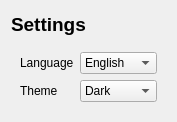
<?xml version="1.0" encoding="UTF-8"?>
<ui version="4.0">
 <class>SettingsPage</class>
 <widget class="QWidget" name="SettingsPage">
  <property name="geometry">
   <rect>
    <x>0</x>
    <y>0</y>
    <width>165</width>
    <height>122</height>
   </rect>
  </property>
  <layout class="QVBoxLayout" name="root">
   <item>
    <widget class="QLabel" name="title">
     <property name="styleSheet">
      <string>font-weight:700; font-size: 14pt;</string>
     </property>
     <property name="text">
      <string>Settings</string>
     </property>
    </widget>
   </item>
   <item>
    <widget class="QFrame" name="Card">
     <layout class="QFormLayout" name="form">
      <item row="0" column="0">
       <widget class="QLabel" name="lblLang">
        <property name="text">
         <string>Language</string>
        </property>
       </widget>
      </item>
      <item row="0" column="1">
       <widget class="QComboBox" name="cmbLang">
        <item>
         <property name="text">
          <string>English</string>
         </property>
        </item>
        <item>
         <property name="text">
          <string>Français</string>
         </property>
        </item>
       </widget>
      </item>
      <item row="1" column="0">
       <widget class="QLabel" name="lblTheme">
        <property name="text">
         <string>Theme</string>
        </property>
       </widget>
      </item>
      <item row="1" column="1">
       <widget class="QComboBox" name="cmbTheme">
        <item>
         <property name="text">
          <string>Dark</string>
         </property>
        </item>
        <item>
         <property name="text">
          <string>Light</string>
         </property>
        </item>
       </widget>
      </item>
     </layout>
    </widget>
   </item>
  </layout>
 </widget>
 <resources/>
 <connections/>
</ui>
